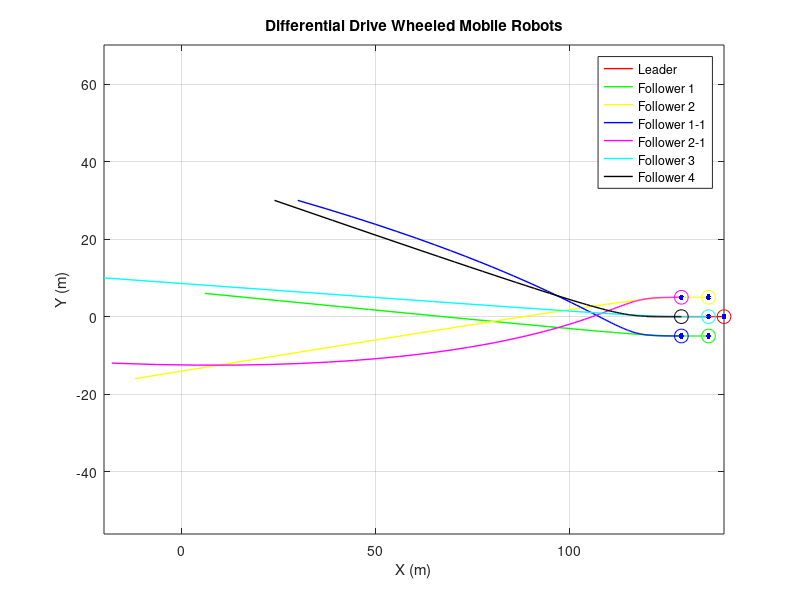
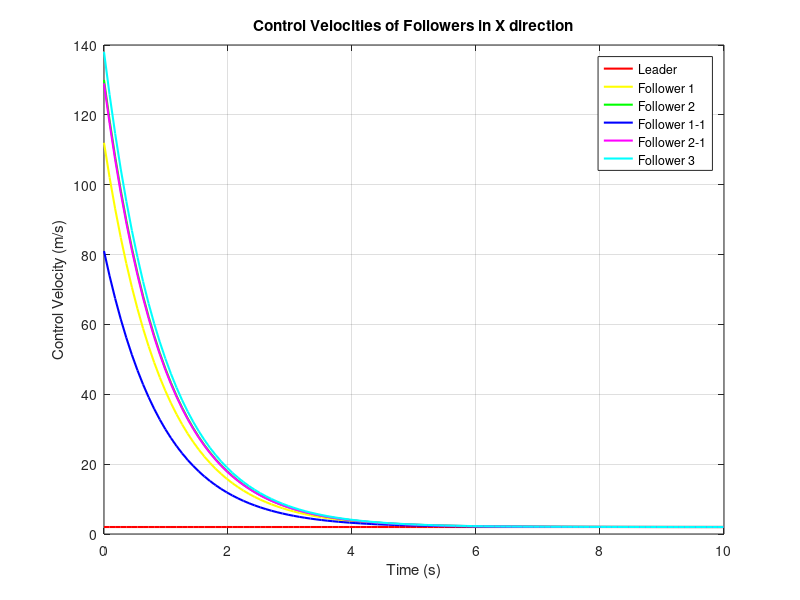
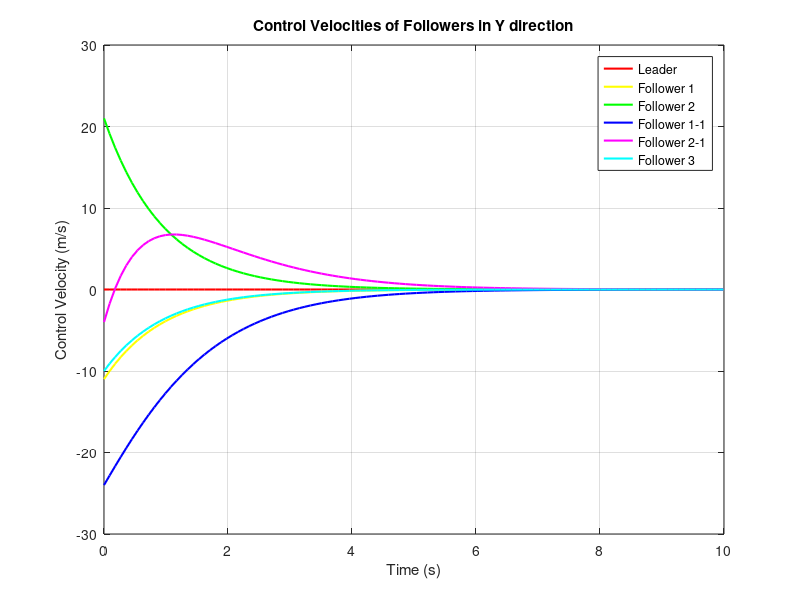

Here is the MATLAB script that generated these plots, in order:

 clc; close all;

%% Simulation Parameters
dt = 0.09; 
ts = 10;  
t = 0:dt:ts; 
L=0.4;
%% Initial Conditions
%Leader
x0 = 120;
y0 = 0;
psi0 = 0; t
eta0 = [x0; y0; psi0];
eta(:, 1) = eta0;

%Follower 1
x0_2 = 6;
y0_2 = 6; 
psi0_2 = 0; 
eta0_2 = [x0_2; y0_2; psi0_2];
eta_2(:, 1) = eta0_2;

%Follower 2
x0_3 = -12;
y0_3 = -16; 
psi0_3 = 0; 
eta0_3 = [x0_3; y0_3; psi0_3];
eta_3(:, 1) = eta0_3;

%Follower 3
x0_4 = 30;
y0_4 = 30;
psi0_4 = 0; 
eta0_4 = [x0_4; y0_4; psi0_4];
eta_4(:, 1) = eta0_4;

%Follower 4
x0_5 = -18; 
y0_5 = -12; 
psi0_5 = 0; 
eta0_5 = [x0_5; y0_5; psi0_5];
eta_5(:, 1) = eta0_5;

%Follower 5
x0_6 = -20;
y0_6 = 10; 
psi0_6 = 0; 
eta0_6 = [x0_6; y0_6; psi0_6];
eta_6(:, 1) = eta0_6;

%Follower 6
x0_7 = 24;
y0_7 = 30; 
psi0_7 = 0; 
eta0_7 = [x0_7; y0_7; psi0_7];
eta_7(:, 1) = eta0_7;

%% Control Law Parameters
k_v = 1; 

L_dx = 4;  
L_dy = 5;  

L_dx_2 = 4;  
L_dy_2 = -5;

L_dx_3 = 7; 
L_dy_3 = 0;

L_dx_4 = 7;  
L_dy_4 = 0;

L_dx_5 = 4;  
L_dy_5 = 0;

L_dx_6 = 11;  
L_dy_6 = 0;
v_jx_all = zeros(length(t), 6); % Initialize v_jx_all with 6 columns
v_jy_all = zeros(length(t), 6); % Initialize v_jy_all with 6 column

%% Loop starts here
for i = 1:length(t)
  
  current_time = t(i);

  % Leader Robot 
  v_i_star = 2; 
  v_ix = v_i_star * cos(psi0);
  v_iy = v_i_star * sin(psi0);

  % Follower Robot
  % Calculate distance between robots in x and y directions
  dx = eta(1, i) - eta_2(1, i);
  dy = eta(2, i) - eta_2(2, i);

  % second Follower
    dx_2 = eta(1, i) - eta_3(1, i);
    dy_2 = eta(2, i) - eta_3(2, i);

    % third Follower
    dx_3 = eta_2(1, i) - eta_4(1, i);
    dy_3 = eta_2(2, i) - eta_4(2, i);

       % fourth Follower
    dx_4 = eta_3(1, i) - eta_5(1, i);
    dy_4 = eta_3(2, i) - eta_5(2, i);

      % fifth Follower
    dx_5 = eta(1, i) - eta_6(1, i);
    dy_5 = eta(2, i) - eta_6(2, i);

    % sixthh Follower
    dx_6 = eta(1, i) - eta_7(1, i);
    dy_6 = eta(2, i) - eta_7(2, i);

  % Apply control law for follower velocity in x and y directions
  v_jx = -k_v*(L_dx - dx ) + v_ix*cos(psi0);
  v_jy = -k_v*(L_dy - dy ) + v_iy*sin(psi0);

    v_jx_2 = -k_v*(L_dx_2 - dx_2 ) + v_ix*cos(psi0);
  v_jy_2 = -k_v*(L_dy_2 - dy_2 ) + v_iy*sin(psi0);


  v_jx_3 = -k_v*(L_dx_3 - dx_3 ) + v_jx*cos(psi0);
  v_jy_3 = -k_v*(L_dy_3 - dy_3 ) + v_jy*sin(psi0);


 v_jx_4 = -k_v*(L_dx_4 - dx_4 ) + v_jx_2*cos(psi0);
  v_jy_4 = -k_v*(L_dy_4 - dy_4 ) + v_jy_2*sin(psi0);

      v_jx_5 = -k_v*(L_dx_5 - dx_5 ) + v_ix*cos(psi0);
  v_jy_5 = -k_v*(L_dy_5 - dy_5 ) + v_iy*sin(psi0);

   v_jx_6 = -k_v*(L_dx_6 - dx_6) + v_ix*cos(psi0);
  v_jy_6 = -k_v*(L_dy_6 - dy_6 ) + v_iy*sin(psi0);


     % Store velocities
  v_jx_all(i, :) = [v_ix,v_jx, v_jx_2, v_jx_3, v_jx_4,v_jx_5];
  v_jy_all(i, :) = [v_iy,v_jy, v_jy_2, v_jy_3, v_jy_4,v_jy_5];

  % Follower position update
  eta(1, i + 1 )= eta(1, i) + dt * v_ix;
  eta(2, i + 1) = eta(2, i) + dt * v_iy;
  
  eta_2(1, i + 1) = eta_2(1, i) + dt * v_jx;
  eta_2(2, i + 1) = eta_2(2, i) + dt * v_jy;

  eta_3(1, i + 1) = eta_3(1, i) + dt * v_jx_2;
  eta_3(2, i + 1) = eta_3(2, i) + dt * v_jy_2;

  eta_4(1, i + 1) = eta_4(1, i) + dt * v_jx_3;
  eta_4(2, i + 1) = eta_4(2, i) + dt * v_jy_3;

   eta_5(1, i + 1) = eta_5(1, i) + dt * v_jx_4;
  eta_5(2, i + 1) = eta_5(2, i) + dt * v_jy_4;
  

  eta_6(1, i + 1) = eta_6(1, i) + dt * v_jx_5;
  eta_6(2, i + 1) = eta_6(2, i) + dt * v_jy_5;

  eta_7(1, i + 1) = eta_7(1, i) + dt * v_jx_6;
  eta_7(2, i + 1) = eta_7(2, i) + dt * v_jy_6;
end

%% Animation
figure
for i = 1:length(t)
    % Extract current positions and orientations
    x_leader = eta(1, i);
    y_leader = eta(2, i);
    psi_leader = eta(3, i);
    
    x_follower1 = eta_2(1, i);
    y_follower1 = eta_2(2, i);
    psi_follower1 = eta_2(3, i);
    
    x_follower2 = eta_3(1, i);
    y_follower2 = eta_3(2, i);
    psi_follower2 = eta_3(3, i);
    
    x_follower3 = eta_4(1, i);
    y_follower3 = eta_4(2, i);
    psi_follower3 = eta_4(3, i);

      x_follower4 = eta_5(1, i);
    y_follower4 = eta_5(2, i);
    psi_follower4 = eta_5(3, i);

 x_follower5 = eta_6(1, i);
    y_follower5 = eta_6(2, i);
    psi_follower5 = eta_6(3, i);


     x_follower6 = eta_7(1, i);
    y_follower6 = eta_7(2, i);
    psi_follower6 = eta_7(3, i);

    % Plot the trajectories
    plot(eta(1, 1:i), eta(2, 1:i), 'r-', 'LineWidth', 1); % Leader trajectory
    hold on
    plot(eta_2(1, 1:i), eta_2(2, 1:i), 'g-', 'LineWidth', 1); % Follower 1 trajectory
    plot(eta_3(1, 1:i), eta_3(2, 1:i), 'y-', 'LineWidth', 1); % Follower 2 trajectory
    plot(eta_4(1, 1:i), eta_4(2, 1:i), 'b-', 'LineWidth', 1); % Follower 3 trajectory
     plot(eta_5(1, 1:i), eta_5(2, 1:i), 'm-', 'LineWidth', 1); % Follower 4 trajectory
     plot(eta_6(1, 1:i), eta_6(2, 1:i), 'c-', 'LineWidth', 1);
      plot(eta_7(1, 1:i), eta_7(2, 1:i), 'k-', 'LineWidth', 1);
    % Plot the leader robot
    plot(x_leader, y_leader, 'ro', 'MarkerSize', 10); % Plot the center of the robot
    plot(x_leader + L/2*cos(psi_leader + pi/2), y_leader + L/2*sin(psi_leader + pi/2), 'b.', 'MarkerSize', 10); 
    plot(x_leader - L/2*cos(psi_leader + pi/2), y_leader - L/2*sin(psi_leader + pi/2), 'b.', 'MarkerSize', 10); 
    
    % Plot the follower robots
    plot(x_follower1, y_follower1, 'go', 'MarkerSize', 10);
    plot(x_follower1 + L/2*cos(psi_follower1 + pi/2), y_follower1 + L/2*sin(psi_follower1 + pi/2), 'b.', 'MarkerSize', 10); 
    plot(x_follower1 - L/2*cos(psi_follower1 + pi/2), y_follower1 - L/2*sin(psi_follower1 + pi/2), 'b.', 'MarkerSize', 10); 
    
    plot(x_follower2, y_follower2, 'yo', 'MarkerSize', 10); 
    plot(x_follower2 + L/2*cos(psi_follower2 + pi/2), y_follower2 + L/2*sin(psi_follower2 + pi/2), 'b.', 'MarkerSize', 10); 
    plot(x_follower2 - L/2*cos(psi_follower2 + pi/2), y_follower2 - L/2*sin(psi_follower2 + pi/2), 'b.', 'MarkerSize', 10); 
    
    plot(x_follower3, y_follower3, 'bo', 'MarkerSize', 10); 
    plot(x_follower3 + L/2*cos(psi_follower3 + pi/2), y_follower3 + L/2*sin(psi_follower3 + pi/2), 'b.', 'MarkerSize', 10); 
    plot(x_follower3 - L/2*cos(psi_follower3 + pi/2), y_follower3 - L/2*sin(psi_follower3 + pi/2), 'b.', 'MarkerSize', 10); 

       plot(x_follower4, y_follower4, 'mo', 'MarkerSize', 10); 
    plot(x_follower4 + L/2*cos(psi_follower4 + pi/2), y_follower4 + L/2*sin(psi_follower4 + pi/2), 'b.', 'MarkerSize', 10); 
    plot(x_follower4 - L/2*cos(psi_follower4 + pi/2), y_follower4 - L/2*sin(psi_follower4 + pi/2), 'b.', 'MarkerSize', 10); 

        plot(x_follower5, y_follower5, 'co', 'MarkerSize', 10); 
    plot(x_follower5 + L/2*cos(psi_follower5 + pi/2), y_follower5 + L/2*sin(psi_follower5 + pi/2), 'b.', 'MarkerSize', 10); 
    plot(x_follower5 - L/2*cos(psi_follower4 + pi/2), y_follower5 - L/2*sin(psi_follower5 + pi/2), 'b.', 'MarkerSize', 10); 

        plot(x_follower6, y_follower6, 'ko', 'MarkerSize', 10); 
    plot(x_follower6 + L/2*cos(psi_follower6 + pi/2), y_follower4 + L/2*sin(psi_follower6 + pi/2), 'b.', 'MarkerSize', 10); 
    plot(x_follower6 - L/2*cos(psi_follower6 + pi/2), y_follower4 - L/2*sin(psi_follower6 + pi/2), 'b.', 'MarkerSize', 10); 

    legend('Leader','Follower 1', 'Follower 2', 'Follower 1-1', 'Follower 2-1','Follower 3', 'Follower 4');
    axis equal;
    title('Differential Drive Wheeled Mobile Robots');
    xlabel('X (m)');
    ylabel('Y (m)');
    grid on;
    pause(0.1);
    hold off
end




%% Plot control velocities
figure;
plot(t, v_jx_all(:, 1), 'r-', 'LineWidth', 1.5); 
hold on;
plot(t, v_jx_all(:, 2), 'y-', 'LineWidth', 1.5); 
plot(t, v_jx_all(:, 3), 'g-', 'LineWidth', 1.5); 
plot(t, v_jx_all(:, 4), 'b-', 'LineWidth', 1.5);
plot(t, v_jx_all(:, 5), 'm-', 'LineWidth', 1.5); 
plot(t, v_jx_all(:, 6), 'c-', 'LineWidth', 1.5); 

xlabel('Time (s)');
ylabel('Control Velocity (m/s)');
title('Control Velocities of Followers in X direction');
legend('Leader','Follower 1', 'Follower 2', 'Follower 1-1', 'Follower 2-1','Follower 3');
grid on;

figure;
plot(t, v_jy_all(:, 1), 'r-', 'LineWidth', 1.5); 
hold on;
plot(t, v_jy_all(:, 2), 'y-', 'LineWidth', 1.5); 
plot(t, v_jy_all(:, 3), 'g-', 'LineWidth', 1.5);
plot(t, v_jy_all(:, 4), 'b-', 'LineWidth', 1.5); 
plot(t, v_jy_all(:, 5), 'm-', 'LineWidth', 1.5); 
plot(t, v_jy_all(:, 6), 'c-', 'LineWidth', 1.5); 

xlabel('Time (s)');
ylabel('Control Velocity (m/s)');
title('Control Velocities of Followers in Y direction');
legend('Leader','Follower 1', 'Follower 2', 'Follower 1-1', 'Follower 2-1','Follower 3');
grid on;
